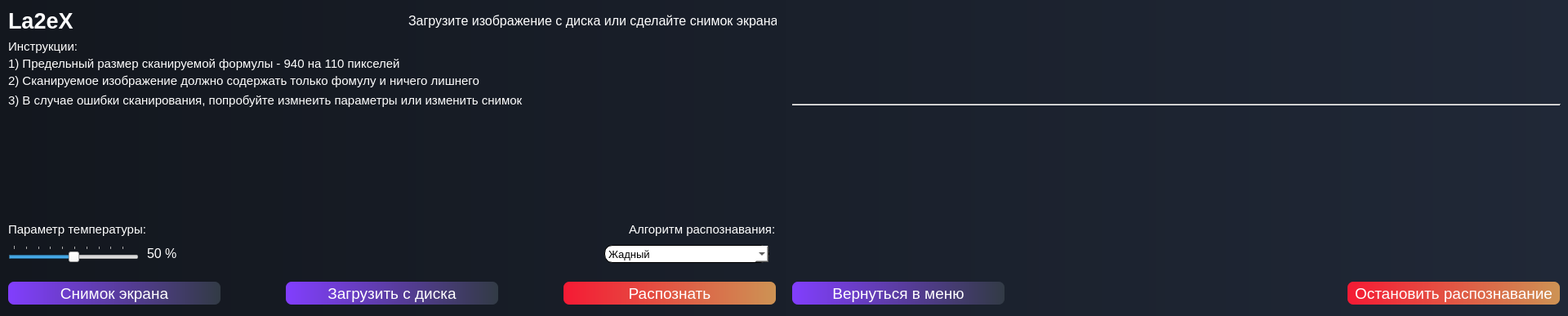
<?xml version="1.0" encoding="UTF-8"?>
<ui version="4.0">
 <class>MainWindow</class>
 <widget class="QMainWindow" name="MainWindow">
  <property name="geometry">
   <rect>
    <x>0</x>
    <y>0</y>
    <width>1920</width>
    <height>387</height>
   </rect>
  </property>
  <property name="windowTitle">
   <string>MainWindow</string>
  </property>
  <property name="styleSheet">
   <string notr="true">/*#label {
	border-radius: 15px;
	padding: 4px;
	background-color: red;
}
*/
#input_image_text__f {
	color: white;
}
#upper_info_text__f {
	color: white;
}
#down_info_text__f {
	color: white;
}
#temperature_info_text__f  {
	color: white;
}
#decoder_info_text__f {
	color: white;
}
#screenshot_button__f {
	background-color: qlineargradient(spread:pad, x1:0, y1:0, x2:1, y2:0, stop:0 rgba(130, 62, 254, 255), stop:1 rgba(50, 59, 69, 255));
	border: 1 px white;
	color: white;
	border-radius: 7px;
}
#load_button__f {
	background-color: qlineargradient(spread:pad, x1:0, y1:0, x2:1, y2:0, stop:0 rgba(130, 62, 254, 255), stop:1 rgba(50, 59, 69, 255));
	border: 1 px white;
	color: white;
	border-radius: 7px;
}
#ocr_button__f {
	background-color: qlineargradient(spread:pad, x1:0, y1:0, x2:1, y2:0, stop:0 rgba(245, 26, 52, 255), stop:1 rgba(205, 147, 84, 255));
	border: 1 px white;
	color: white;
	border-radius: 7px;
}
#stop_ocr_button__s {
	background-color: qlineargradient(spread:pad, x1:0, y1:0, x2:1, y2:0, stop:0 rgba(245, 26, 52, 255), stop:1 rgba(205, 147, 84, 255));
	border: 1 px white;
	color: white;
	border-radius: 7px;
}
#back_button__s {
	background-color: qlineargradient(spread:pad, x1:0, y1:0, x2:1, y2:0, stop:0 rgba(130, 62, 254, 255), stop:1 rgba(50, 59, 69, 255));
	border: 1 px white;
	color: white;
	border-radius: 7px;
}
#centralwidget {
	background-color: qlineargradient(spread:pad, x1:0, y1:0, x2:1, y2:0, stop:0 rgba(19, 23, 30, 255), stop:1 rgba(32, 40, 55, 255))
}
#decoder_combobox__f {
	border: 1px solid; border-radius:10px; background-color: palette(base); 
}
#temp_slider_value__f {
	color: white;
}
#latex_label__s {
	color: white;
}</string>
  </property>
  <widget class="QWidget" name="centralwidget">
   <widget class="QLabel" name="input_image_text__f">
    <property name="geometry">
     <rect>
      <x>10</x>
      <y>5</y>
      <width>91</width>
      <height>41</height>
     </rect>
    </property>
    <property name="font">
     <font>
      <pointsize>20</pointsize>
      <weight>75</weight>
      <bold>true</bold>
     </font>
    </property>
    <property name="text">
     <string>La2eX</string>
    </property>
   </widget>
   <widget class="QLabel" name="input_image__f">
    <property name="geometry">
     <rect>
      <x>10</x>
      <y>150</y>
      <width>940</width>
      <height>110</height>
     </rect>
    </property>
    <property name="text">
     <string/>
    </property>
    <property name="pixmap">
     <pixmap>../ttt.png</pixmap>
    </property>
   </widget>
   <widget class="QLabel" name="upper_info_text__f">
    <property name="geometry">
     <rect>
      <x>500</x>
      <y>5</y>
      <width>451</width>
      <height>41</height>
     </rect>
    </property>
    <property name="font">
     <font>
      <pointsize>12</pointsize>
      <weight>50</weight>
      <bold>false</bold>
     </font>
    </property>
    <property name="text">
     <string>Загрузите изображение с диска или сделайте снимок экрана</string>
    </property>
   </widget>
   <widget class="QLabel" name="down_info_text__f">
    <property name="geometry">
     <rect>
      <x>10</x>
      <y>30</y>
      <width>931</width>
      <height>121</height>
     </rect>
    </property>
    <property name="font">
     <font>
      <pointsize>11</pointsize>
      <weight>50</weight>
      <bold>false</bold>
     </font>
    </property>
    <property name="layoutDirection">
     <enum>Qt::LeftToRight</enum>
    </property>
    <property name="text">
     <string>&lt;html&gt;&lt;head/&gt;&lt;body&gt;&lt;p style=&quot;line-height:0.5&quot;&gt;Инструкции:&lt;/p&gt;&lt;p style=&quot;line-height:0.5&quot;&gt;1) Предельный размер сканируемой формулы - 940 на 110 пикселей&lt;/p&gt;&lt;p style=&quot;line-height:0.5&quot;&gt;2) Сканируемое изображение должно содержать только фомулу и ничего лишнего&lt;/p&gt;&lt;p&gt;3) В случае ошибки сканирования, попробуйте измнеить параметры или изменить снимок﻿&lt;/p&gt;&lt;/body&gt;&lt;/html&gt;</string>
    </property>
    <property name="textFormat">
     <enum>Qt::AutoText</enum>
    </property>
    <property name="wordWrap">
     <bool>false</bool>
    </property>
   </widget>
   <widget class="QSlider" name="temperature_slider__f">
    <property name="geometry">
     <rect>
      <x>10</x>
      <y>300</y>
      <width>160</width>
      <height>22</height>
     </rect>
    </property>
    <property name="minimum">
     <number>1</number>
    </property>
    <property name="sliderPosition">
     <number>50</number>
    </property>
    <property name="orientation">
     <enum>Qt::Horizontal</enum>
    </property>
    <property name="tickPosition">
     <enum>QSlider::TicksAbove</enum>
    </property>
   </widget>
   <widget class="QLabel" name="temperature_info_text__f">
    <property name="geometry">
     <rect>
      <x>10</x>
      <y>260</y>
      <width>191</width>
      <height>41</height>
     </rect>
    </property>
    <property name="font">
     <font>
      <pointsize>11</pointsize>
      <weight>50</weight>
      <bold>false</bold>
     </font>
    </property>
    <property name="text">
     <string>Параметр температуры:</string>
    </property>
   </widget>
   <widget class="QLabel" name="decoder_info_text__f">
    <property name="geometry">
     <rect>
      <x>770</x>
      <y>260</y>
      <width>211</width>
      <height>41</height>
     </rect>
    </property>
    <property name="font">
     <font>
      <pointsize>11</pointsize>
      <weight>50</weight>
      <bold>false</bold>
     </font>
    </property>
    <property name="text">
     <string>Алгоритм распознавания:</string>
    </property>
   </widget>
   <widget class="QComboBox" name="decoder_combobox__f">
    <property name="geometry">
     <rect>
      <x>740</x>
      <y>300</y>
      <width>202</width>
      <height>22</height>
     </rect>
    </property>
    <property name="font">
     <font>
      <pointsize>10</pointsize>
     </font>
    </property>
    <item>
     <property name="text">
      <string>Жадный</string>
     </property>
    </item>
    <item>
     <property name="text">
      <string>Лучевой</string>
     </property>
    </item>
   </widget>
   <widget class="QPushButton" name="screenshot_button__f">
    <property name="geometry">
     <rect>
      <x>10</x>
      <y>345</y>
      <width>260</width>
      <height>28</height>
     </rect>
    </property>
    <property name="font">
     <font>
      <pointsize>14</pointsize>
     </font>
    </property>
    <property name="text">
     <string>Снимок экрана</string>
    </property>
   </widget>
   <widget class="QPushButton" name="load_button__f">
    <property name="geometry">
     <rect>
      <x>350</x>
      <y>345</y>
      <width>260</width>
      <height>28</height>
     </rect>
    </property>
    <property name="font">
     <font>
      <pointsize>14</pointsize>
     </font>
    </property>
    <property name="text">
     <string>Загрузить с диска</string>
    </property>
   </widget>
   <widget class="QPushButton" name="ocr_button__f">
    <property name="geometry">
     <rect>
      <x>690</x>
      <y>345</y>
      <width>260</width>
      <height>28</height>
     </rect>
    </property>
    <property name="font">
     <font>
      <pointsize>14</pointsize>
      <strikeout>false</strikeout>
     </font>
    </property>
    <property name="text">
     <string>Распознать</string>
    </property>
   </widget>
   <widget class="QLabel" name="temp_slider_value__f">
    <property name="geometry">
     <rect>
      <x>180</x>
      <y>285</y>
      <width>61</width>
      <height>51</height>
     </rect>
    </property>
    <property name="font">
     <font>
      <pointsize>12</pointsize>
      <weight>50</weight>
      <bold>false</bold>
     </font>
    </property>
    <property name="text">
     <string>50 %</string>
    </property>
   </widget>
   <widget class="QLabel" name="input_image__s">
    <property name="geometry">
     <rect>
      <x>970</x>
      <y>10</y>
      <width>940</width>
      <height>110</height>
     </rect>
    </property>
    <property name="text">
     <string/>
    </property>
    <property name="pixmap">
     <pixmap>../ttt.png</pixmap>
    </property>
   </widget>
   <widget class="Line" name="splitter_line__s">
    <property name="geometry">
     <rect>
      <x>970</x>
      <y>120</y>
      <width>941</width>
      <height>16</height>
     </rect>
    </property>
    <property name="orientation">
     <enum>Qt::Horizontal</enum>
    </property>
   </widget>
   <widget class="QLabel" name="latex_label__s">
    <property name="geometry">
     <rect>
      <x>970</x>
      <y>150</y>
      <width>931</width>
      <height>151</height>
     </rect>
    </property>
    <property name="font">
     <font>
      <pointsize>16</pointsize>
      <weight>50</weight>
      <bold>false</bold>
     </font>
    </property>
    <property name="layoutDirection">
     <enum>Qt::LeftToRight</enum>
    </property>
    <property name="text">
     <string>&lt;html&gt;&lt;head/&gt;&lt;body&gt;&lt;p&gt;&lt;br/&gt;&lt;/p&gt;&lt;/body&gt;&lt;/html&gt;</string>
    </property>
    <property name="textFormat">
     <enum>Qt::AutoText</enum>
    </property>
    <property name="alignment">
     <set>Qt::AlignLeading|Qt::AlignLeft|Qt::AlignTop</set>
    </property>
    <property name="wordWrap">
     <bool>true</bool>
    </property>
    <property name="textInteractionFlags">
     <set>Qt::LinksAccessibleByMouse|Qt::TextSelectableByMouse</set>
    </property>
   </widget>
   <widget class="QPushButton" name="back_button__s">
    <property name="geometry">
     <rect>
      <x>970</x>
      <y>345</y>
      <width>260</width>
      <height>28</height>
     </rect>
    </property>
    <property name="font">
     <font>
      <pointsize>14</pointsize>
     </font>
    </property>
    <property name="text">
     <string>Вернуться в меню</string>
    </property>
   </widget>
   <widget class="QPushButton" name="stop_ocr_button__s">
    <property name="geometry">
     <rect>
      <x>1650</x>
      <y>345</y>
      <width>260</width>
      <height>28</height>
     </rect>
    </property>
    <property name="font">
     <font>
      <pointsize>14</pointsize>
      <strikeout>false</strikeout>
     </font>
    </property>
    <property name="text">
     <string>Остановить распознавание</string>
    </property>
   </widget>
  </widget>
  <widget class="QMenuBar" name="menubar">
   <property name="geometry">
    <rect>
     <x>0</x>
     <y>0</y>
     <width>1920</width>
     <height>21</height>
    </rect>
   </property>
  </widget>
 </widget>
 <resources/>
 <connections/>
</ui>
